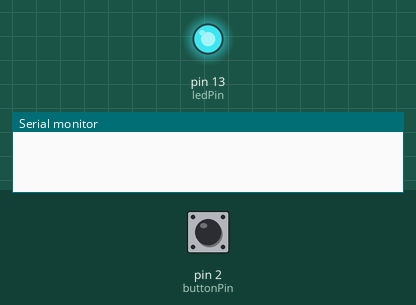
Recording of a sketch running on a simulated Arduino Mega 2560, built with avr-gcc and run on an emulated ATmega2560. Parts: output pins drawn as LEDs (lit = HIGH), the last lines printed to the serial monitor. The inputs (shaded band) are chosen by the test bench; at power-on: pin 2 (buttonPin) HIGH. Sleep ends after the set time or at an interrupt.

Above: at 2.5 s.
At 7.0 s:
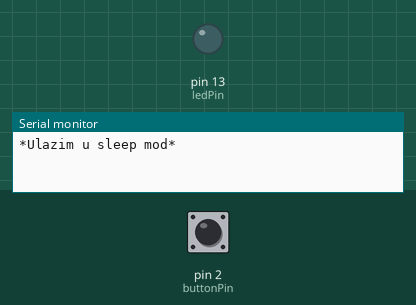
Timing chart, 0 to 11.8 s (numbered marks = the images above):
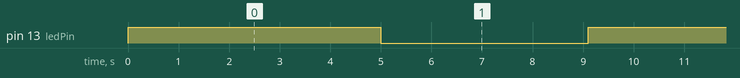

Measured:
- by itself, pin 13 (ledPin): alternates HIGH for 5.0 s and LOW for 4.1 s

The sketch:

zadatak2.ino
```cpp
/**
 * @file sleep_wakeup_example.ino
 *
 * @mainpage Sustav za Uspavljivanje i Buđenje s LED diodom i Tipkalom
 *
 * @section description Opis
 * Ovaj Arduino projekt demonstrira tehnike uštede energije korištenjem sleep modova.
 * LED dioda svijetli 5 sekundi, nakon čega sustav prelazi u način niske potrošnje (sleep).
 * Mikrokontroler se može probuditi pritiskom na tipkalo (vanjski prekid) ili nakon određenog vremena
 * pomoću Watchdog Timer prekida (~4 sekunde).
 *
 * @section hardware Hardverska postava
 * - LED dioda spojena na pin 13.
 * - Tipkalo spojeno na pin 2 (koristi vanjski prekid INT0).
 *
 * @section libraries Korištene biblioteke
 * - AVR biblioteka za Sleep modove
 * - AVR biblioteka za Watchdog Timer
 * - AVR biblioteka za prekide
 *
 * @section notes Napomene
 * - Tipkalo koristi internu pull-up otpornicu i aktivira se na silazni brid signala (falling edge).
 * - Watchdog Timer je konfiguriran da probudi uređaj otprilike svakih 4 sekunde.
 *
 * @section author Autor
 * - Autor: Renato Rak, 08/04/2025.
 */

// Biblioteke
#include <avr/sleep.h>     ///< Biblioteka za upravljanje sleep modovima.
#include <avr/wdt.h>       ///< Biblioteka za upravljanje Watchdog Timerom.
#include <avr/interrupt.h> ///< Biblioteka za rukovanje prekidima.

// Definicija pinova
const int ledPin = 13;     ///< Pin na koji je spojena LED dioda.
const int buttonPin = 2;   ///< Pin na koji je spojeno tipkalo (INT0).

volatile bool isSleeping = true; ///< Zastavica koja označava stanje spavanja/buđenja.

/**
 * @brief ISR za vanjski prekid pritiska tipkala.
 * Ova funkcija se aktivira kada korisnik pritisne tipkalo (falling edge),
 * i postavlja zastavicu za buđenje mikrokontrolera.
 */
void buttonWakeUp() {
    isSleeping = false;
}

/**
 * @brief ISR za prekid Watchdog Timera.
 * Ova funkcija se aktivira automatski nakon ~4 sekunde,
 * i postavlja zastavicu za buđenje mikrokontrolera.
 */
ISR(WDT_vect) {
    isSleeping = false;
}

/**
 * @brief Inicijalna funkcija postavljanja.
 * Pokreće serijsku komunikaciju, postavlja ulazno/izlazne pinove,
 * konfigurira vanjski prekid i odabire sleep mod.
 */
void setup() {
    Serial.begin(9600); ///< Pokretanje serijske komunikacije.

    pinMode(ledPin, OUTPUT);      ///< Postavi LED pin kao izlaz.
    pinMode(buttonPin, INPUT);    ///< Postavi pin za tipkalo kao ulaz (može se koristiti s pull-up otpornikom).

    attachInterrupt(digitalPinToInterrupt(buttonPin), buttonWakeUp, FALLING); ///< Konfiguracija vanjskog prekida na silazni brid.
    set_sleep_mode(SLEEP_MODE_PWR_DOWN); ///< Postavi sleep mod na Power-down za minimalnu potrošnju.
}

/**
 * @brief Glavna petlja programa.
 * LED svijetli 5 sekundi, zatim mikrokontroler prelazi u sleep mod.
 * Buđenje se odvija pomoću tipkala ili Watchdog Timera.
 */
void loop() {
    digitalWrite(ledPin, HIGH); ///< Uključi LED.
    delay(5000);                ///< Pričekaj 5 sekundi.
    digitalWrite(ledPin, LOW);  ///< Isključi LED.

    Serial.println("*Ulazim u sleep mod*");
    configureWatchdog(); ///< Konfiguriraj Watchdog Timer prije spavanja.
    enterSleep();        ///< Uđi u sleep mod i čekaj prekid.

    Serial.println("Probudili smo se!");
}

/**
 * @brief Funkcija za ulazak u sleep mod do sljedećeg prekida.
 */
void enterSleep() {
    noInterrupts();          ///< Onemogući prekide prije ulaska u sleep.
    isSleeping = true;       ///< Resetiraj zastavicu spavanja.

    sleep_enable();          ///< Omogući sleep mod.
    interrupts();            ///< Ponovno omogući prekide.
    sleep_cpu();             ///< Uspavaj CPU.

    while (isSleeping) {}    ///< Ostani u petlji dok se ne dogodi prekid.

    sleep_disable();         ///< Onemogući sleep nakon buđenja.
}

/**
 * @brief Konfigurira Watchdog Timer da generira prekid nakon otprilike 4 sekunde.
 */
void configureWatchdog() {
    cli();           ///< Onemogući sve prekide.
    wdt_reset();     ///< Resetiraj Watchdog Timer.

    // Postavi WDT na ~4 sekunde (WDP3 bit)
    WDTCSR = (1 << WDCE) | (1 << WDE);               ///< Omogući promjene postavki.
    WDTCSR = (1 << WDIE) | (1 << WDP3);              ///< Omogući interrupt mod s timeoutom od 4 sekunde.

    sei();           ///< Ponovno omogući prekide.
}
```
